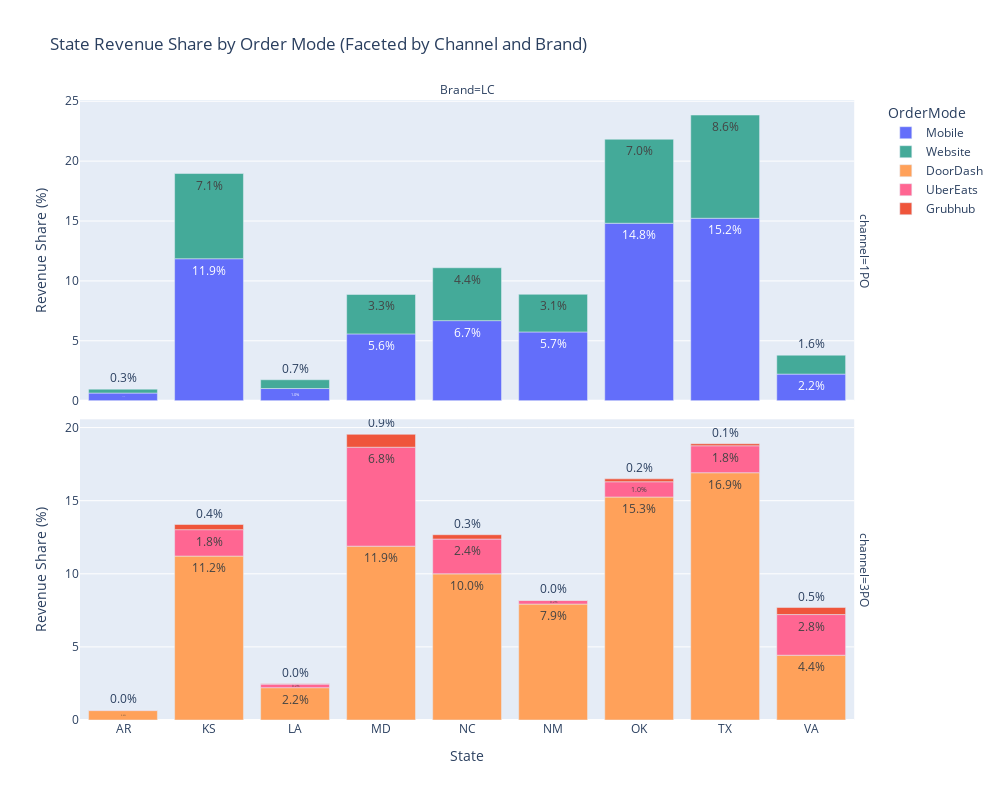

The notebook cell saved with this chart:
### Code cell
import pandas as pd
import plotly.express as px

# Assuming aux is your DataFrame already preloaded and cleaned

# Grouping the data
aux = x[x['Brand']=='LC'].groupby(['Brand', 'ST', 'channel', 'OrderMode'], as_index=False)['revenue'].sum()

# Calculating revenue share within each channel
total_rev_per_channel = aux.groupby('channel')['revenue'].transform('sum')
aux['revenue_share'] = aux['revenue'] / total_rev_per_channel * 100
aux['revenue_share_label'] = aux['revenue_share'].map(lambda x: f"{x:.1f}%")

# Optional: Custom colors
OrderMode_c = {
    'Grubhub': '#EF553B',
    'Mobile': '#636EFA',
    'UberEats': '#FF6692',
    'DoorDash': '#FFA15A',
    'Website': 'rgb(68, 170, 153)',
    'Online': 'rgb(144, 103, 167)'
}

# Creating the plot
fig = px.bar(
    aux,
    x="ST",
    y="revenue_share",
    color="OrderMode",
    text='revenue_share_label',
    title="State Revenue Share by Order Mode (Faceted by Channel and Brand)",
    labels={"ST": "State", "revenue_share": "Revenue Share (%)"},
   
    facet_col="Brand",
     facet_row="channel",
    color_discrete_map=OrderMode_c,
    height=800,
    width=1000
)

fig.update_layout(
    yaxis_title="Revenue Share (%)",
    showlegend=True
)

fig.update_yaxes(matches=None)

fig.show()

### Figure 1 — Plotly figure (JSON) as saved in the notebook; plotly's stock layout.template omitted (floating-point values rounded to 4 significant figures)
{"data": [{"hovertemplate": "OrderMode=Mobile<br>channel=1PO<br>Brand=LC<br>State=%{x}<br>Revenue Share (%)=%{y}<br>revenue_share_label=%{text}<extra></extra>", "legendgroup": "Mobile", "marker": {"color": "#636EFA", "pattern": {"shape": ""}}, "name": "Mobile", "orientation": "v", "showlegend": true, "text": ["0.6%", "11.9%", "1.0%", "5.6%", "6.7%", "5.7%", "14.8%", "15.2%", "2.2%"], "textposition": "auto", "type": "bar", "x": ["AR", "KS", "LA", "MD", "NC", "NM", "OK", "TX", "VA"], "xaxis": "x2", "y": [0.6376, 11.85, 1.016, 5.575, 6.685, 5.739, 14.81, 15.23, 2.22], "yaxis": "y2"}, {"hovertemplate": "OrderMode=Website<br>channel=1PO<br>Brand=LC<br>State=%{x}<br>Revenue Share (%)=%{y}<br>revenue_share_label=%{text}<extra></extra>", "legendgroup": "Website", "marker": {"color": "rgb(68, 170, 153)", "pattern": {"shape": ""}}, "name": "Website", "orientation": "v", "showlegend": true, "text": ["0.3%", "7.1%", "0.7%", "3.3%", "4.4%", "3.1%", "7.0%", "8.6%", "1.6%"], "textposition": "auto", "type": "bar", "x": ["AR", "KS", "LA", "MD", "NC", "NM", "OK", "TX", "VA"], "xaxis": "x2", "y": [0.3268, 7.115, 0.7328, 3.292, 4.414, 3.142, 7.013, 8.616, 1.58], "yaxis": "y2"}, {"hovertemplate": "OrderMode=DoorDash<br>channel=3PO<br>Brand=LC<br>State=%{x}<br>Revenue Share (%)=%{y}<br>revenue_share_label=%{text}<extra></extra>", "legendgroup": "DoorDash", "marker": {"color": "#FFA15A", "pattern": {"shape": ""}}, "name": "DoorDash", "orientation": "v", "showlegend": true, "text": ["0.6%", "11.2%", "2.2%", "11.9%", "10.0%", "7.9%", "15.3%", "16.9%", "4.4%"], "textposition": "auto", "type": "bar", "x": ["AR", "KS", "LA", "MD", "NC", "NM", "OK", "TX", "VA"], "xaxis": "x", "y": [0.6442, 11.21, 2.21, 11.89, 9.996, 7.929, 15.25, 16.91, 4.431], "yaxis": "y"}, {"hovertemplate": "OrderMode=UberEats<br>channel=3PO<br>Brand=LC<br>State=%{x}<br>Revenue Share (%)=%{y}<br>revenue_share_label=%{text}<extra></extra>", "legendgroup": "UberEats", "marker": {"color": "#FF6692", "pattern": {"shape": ""}}, "name": "UberEats", "orientation": "v", "showlegend": true, "text": ["0.0%", "1.8%", "0.2%", "6.8%", "2.4%", "0.2%", "1.0%", "1.8%", "2.8%"], "textposition": "auto", "type": "bar", "x": ["AR", "KS", "LA", "MD", "NC", "NM", "OK", "TX", "VA"], "xaxis": "x", "y": [0.02446, 1.808, 0.2441, 6.767, 2.381, 0.2442, 1.045, 1.843, 2.781], "yaxis": "y"}, {"hovertemplate": "OrderMode=Grubhub<br>channel=3PO<br>Brand=LC<br>State=%{x}<br>Revenue Share (%)=%{y}<br>revenue_share_label=%{text}<extra></extra>", "legendgroup": "Grubhub", "marker": {"color": "#EF553B", "pattern": {"shape": ""}}, "name": "Grubhub", "orientation": "v", "showlegend": true, "text": ["0.4%", "0.0%", "0.9%", "0.3%", "0.0%", "0.2%", "0.1%", "0.5%"], "textposition": "auto", "type": "bar", "x": ["KS", "LA", "MD", "NC", "NM", "OK", "TX", "VA"], "xaxis": "x", "y": [0.3517, 0.02425, 0.8808, 0.2951, 0.01984, 0.1975, 0.1382, 0.4805], "yaxis": "y"}], "layout": {"annotations": [{"font": {}, "showarrow": false, "text": "Brand=LC", "x": 0.49, "xanchor": "center", "xref": "paper", "y": 1, "yanchor": "bottom", "yref": "paper"}, {"font": {}, "showarrow": false, "text": "channel=3PO", "textangle": 90, "x": 0.98, "xanchor": "left", "xref": "paper", "y": 0.2425, "yanchor": "middle", "yref": "paper"}, {"font": {}, "showarrow": false, "text": "channel=1PO", "textangle": 90, "x": 0.98, "xanchor": "left", "xref": "paper", "y": 0.7575, "yanchor": "middle", "yref": "paper"}], "barmode": "relative", "height": 800, "legend": {"title": {"text": "OrderMode"}, "tracegroupgap": 0}, "showlegend": true, "title": {"text": "State Revenue Share by Order Mode (Faceted by Channel and Brand)"}, "width": 1000, "xaxis": {"anchor": "y", "domain": [0, 0.98], "title": {"text": "State"}}, "xaxis2": {"anchor": "y2", "domain": [0, 0.98], "matches": "x", "showticklabels": false}, "yaxis": {"anchor": "x", "domain": [0, 0.485], "title": {"text": "Revenue Share (%)"}}, "yaxis2": {"anchor": "x2", "domain": [0.515, 1], "title": {"text": "Revenue Share (%)"}}}}
